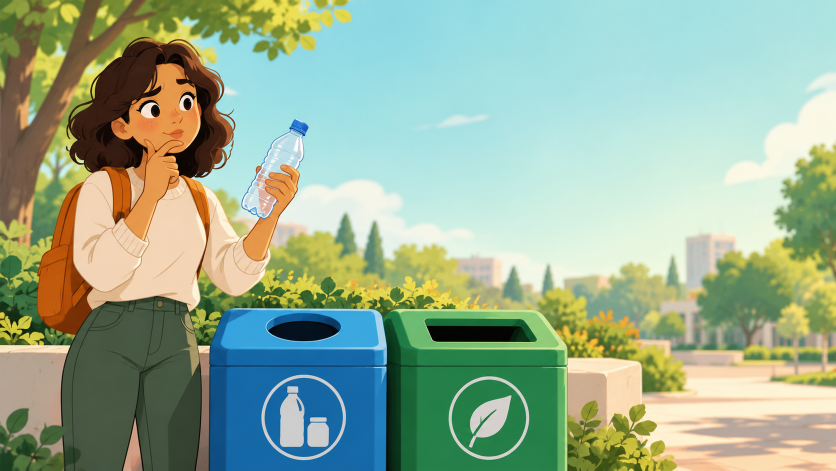
#> input picture media/scene-1.png, 1672 x 941 px (shown at 1/2 size); its folder holds 3 pictures in this run
$ python render_cartoon.py
#> lines starting #> are read from the running program, lines starting #| are printed output that depends on the picture
"""Render the BinWise concept animation from the included scene illustrations.

Run with: python scripts/render_cartoon.py
Requires Pillow, numpy, and imageio-ffmpeg (video authoring only).
"""

from __future__ import annotations

import math
import subprocess
import wave
from pathlib import Path

import imageio_ffmpeg
import numpy as np
from PIL import Image, ImageDraw, ImageFont

ROOT = Path(__file__).resolve().parents[1]
MEDIA = ROOT / "media"
OUT = MEDIA / "binwise-concept.mp4"
FPS = 24
W, H = 1280, 720
DURATION = 23


def font(size: int, bold: bool = False) -> ImageFont.FreeTypeFont:
    name = "arialbd.ttf" if bold else "arial.ttf"
    return ImageFont.truetype(str(Path("C:/Windows/Fonts") / name), size)


def ease(x: float) -> float:
    x = max(0.0, min(1.0, x))
    return x * x * (3 - 2 * x)


def alpha(t: float, start: float, end: float) -> float:
    return ease((t - start) / 0.55) * (1 - ease((t - (end - 0.55)) / 0.55))


# [110 lines left out: functions draw_text, panel, compose_scene, scene_frame, not called in this run]


def create_audio(path: Path) -> None:
    rate = 44100
    seconds = DURATION
    audio = np.zeros(rate * seconds, dtype=np.float64)
    # Soft, original background motif; no external music or voice asset.
    notes = [261.63, 329.63, 392.0, 329.63, 293.66, 349.23, 440.0, 392.0]
    for start in np.arange(0, seconds, 0.75):
        freq = notes[int(start / 0.75) % len(notes)]
        count = min(int(rate * 0.7), len(audio) - int(start * rate))
        x = np.arange(count) / rate
        envelope = np.exp(-5.0 * x) * np.minimum(1.0, x * 25)
        note = np.sin(2 * math.pi * freq * x) + 0.22 * np.sin(4 * math.pi * freq * x)
        audio[int(start * rate) : int(start * rate) + count] += 0.08 * envelope * note
    fade = np.minimum(1.0, np.arange(len(audio)) / (rate * 0.6))
    fade *= np.minimum(1.0, np.arange(len(audio))[::-1] / (rate * 1.2))
    pcm = np.clip(audio * fade, -1, 1)
    with wave.open(str(path), "wb") as wav:
        wav.setnchannels(1)
        wav.setsampwidth(2)
        wav.setframerate(rate)
        wav.writeframes((pcm * 32767).astype("<i2").tobytes())


def main() -> None:
    MEDIA.mkdir(exist_ok=True)
    images = [Image.open(MEDIA / f"scene-{i}.png").convert("RGB") for i in range(1, 4)]
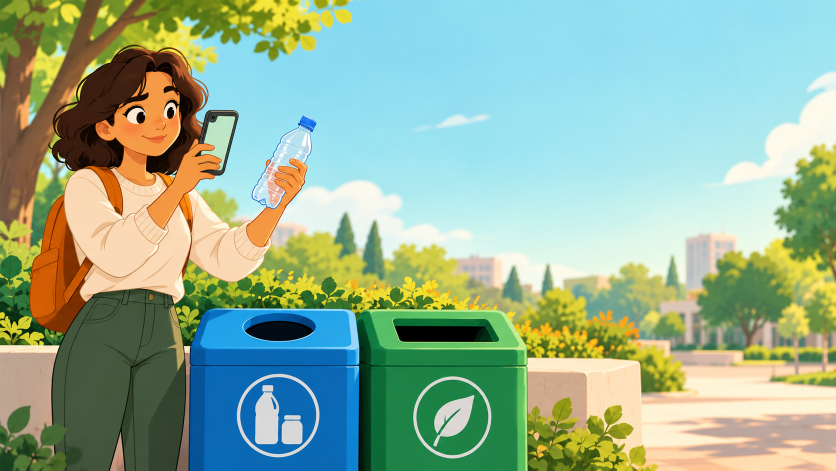
#> input picture media/scene-2.png, 1672 x 941 px (shown at 1/2 size)
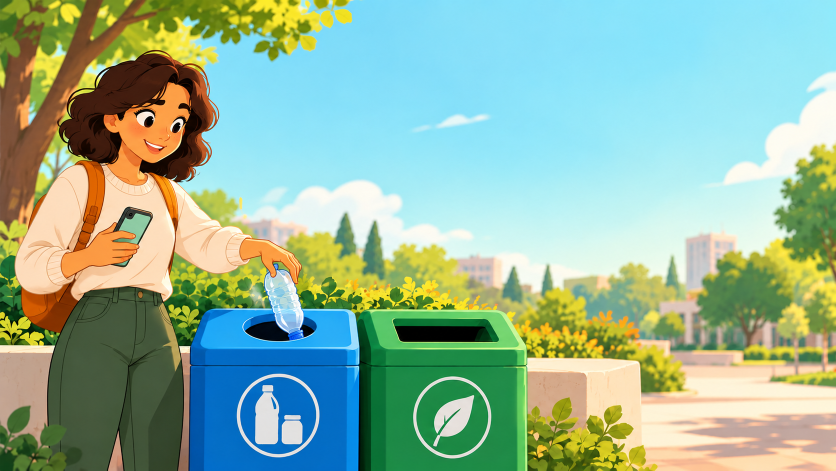
#> input picture media/scene-3.png, 1672 x 941 px (shown at 1/2 size)
#> images = 3 items
    audio_path = MEDIA / "cartoon-audio.wav"
    create_audio(audio_path)
    ffmpeg = imageio_ffmpeg.get_ffmpeg_exe()
    args = [
        ffmpeg,
        "-y",
        "-loglevel",
        "error",
        "-f",
        "rawvideo",
        "-pix_fmt",
        "rgb24",
        "-s",
        f"{W}x{H}",
        "-r",
        str(FPS),
        "-i",
        "-",
        "-i",
        str(audio_path),
        "-c:v",
        "libx264",
        "-preset",
        "fast",
        "-crf",
        "20",
        "-pix_fmt",
        "yuv420p",
        "-c:a",
        "aac",
        "-b:a",
        "128k",
        "-shortest",
        str(OUT),
    ]
    process = subprocess.Popen(args, stdin=subprocess.PIPE)
    try:
        assert process.stdin is not None
        for index in range(DURATION * FPS):
            process.stdin.write(scene_frame(index / FPS, images).tobytes())
        process.stdin.close()
        if process.wait() != 0:
            raise RuntimeError("FFmpeg failed to render the animation")
    finally:
        if process.poll() is None:
            process.kill()
    audio_path.unlink(missing_ok=True)
    print(OUT)


if __name__ == "__main__":
    main()
#> (the call stopped at in main, `ffmpeg = imageio_ffmpeg.get_ffmpeg_exe()`: imageio_ffmpeg is not available in this run)
